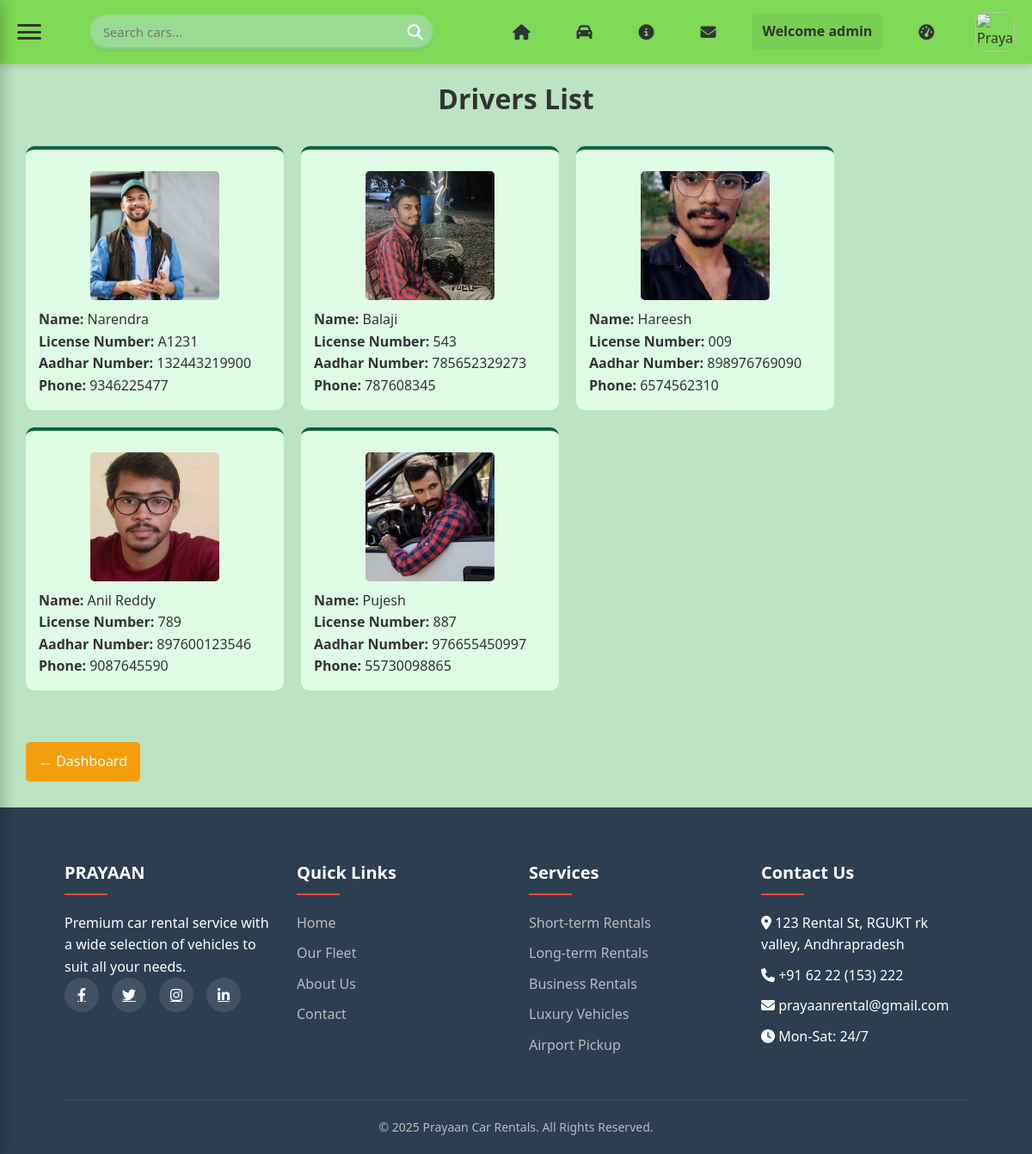
The page /drivers/ (signed in) on the database its author committed.
### app/models.py (models this page shows, shortened)
class Driver(models.Model):
    STATUS_CHOICES = [
        ('AVAILABLE', 'Available'),
        ('ASSIGNED', 'Assigned'),
        ('ON_LEAVE', 'On Leave'),
    ]
    name = models.CharField(max_length=100)
    status = models.CharField(max_length=20, choices=STATUS_CHOICES, default='AVAILABLE')
    image = models.ImageField(upload_to='drivers/', blank=True, null=True)
    license_number = models.CharField(max_length=20, unique=True)
    aadhar_number = models.CharField(max_length=12, unique=True)
    phone = models.CharField(max_length=15)
    email = models.EmailField(blank=True, null=True)
    address = models.TextField(blank=True, null=True)
    experience = models.IntegerField(default=0, help_text="Years of experience")

### app/views.py (the view)
# urls.py: path('drivers/', views.drivers_view, name='drivers'),
@staff_member_required
def drivers_view(request):
    drivers = Driver.objects.all()
    total_drivers = Driver.objects.all().count()
    return render(request, "app/drivers.html", {"drivers": drivers, "total_drivers": total_drivers})

### app/templates/app/drivers.html (shortened to what this page needs)
<div style="background-color: #bce3c2;">
{% extends 'app/base.html' %}
{% block content %}
<h2 style="text-align: center;font-size:32px;margin-top: 15px;">Drivers List</h2>
{% if drivers %}
    <div id="driversContainer" style="margin: 30px;">
        {% for driver in drivers %}
            <div class="driver-card" style="background-color: #dffde4;">
                {% if driver.image %}
                    <img src="{{ driver.image.url }}" width="150" alt="{{ driver.name }}">
                {% else %}
                    <img src="https://via.placeholder.com/150?text=No+Image" width="150" alt="No image">
                {% endif %}
                <div class="driver-details">
                    <p><strong>Name:</strong> {{ driver.name }}</p>
                    <p><strong>License Number:</strong> {{ driver.license_number }}</p>
                    <p><strong>Aadhar Number:</strong> {{ driver.aadhar_number }}</p>
                    <p><strong>Phone:</strong> {{ driver.phone }}</p>
                </div>
            </div>
        {% endfor %}
    </div>
{% else %}
    <p>No drivers available.</p>
{% endif %}
<a href="{% url 'index' %}" class="back-btn" style="margin: 30px;">← Dashboard</a>
</div>
{% endblock %}

### app/templates/app/header.html (shortened to what this page needs)
{% load static %}
<!DOCTYPE html>
<html lang="en">
<head>
  <link rel="stylesheet" href="{% static 'app/css/h_style.css' %}">
  <link rel="stylesheet" href="https://cdnjs.cloudflare.com/ajax/libs/font-awesome/6.4.0/css/all.min.css">
</head>
<body>
  <header>
    <div class="header-container">
      <div id="hamburger" class="hamburger" onclick="toggleSidebar()">
        <div></div>
        <div></div>
        <div></div>
      </div>
      <form action="{% url 'cars' %}" method="get" class="search-form">
        <input type="text" name="q" placeholder="Search cars..." class="search-input">
        <button type="submit" class="search-button">
          <i class="fas fa-search"></i>
        </button>
      </form>
      <nav>
        <ul>
          <li><a href="{% url 'index' %}"><i class="fas fa-home"></i> <span>Home</span></a></li>
          <li><a href="{% url 'cars' %}"><i class="fas fa-car"></i> <span>Cars</span></a></li>
          <li><a href="{% url 'about' %}"><i class="fas fa-info-circle"></i> <span>About</span></a></li>
          <li><a href="#contact"><i class="fas fa-envelope"></i> <span>Contact</span></a></li>
          {% if user.is_authenticated %}
            <li class="user-welcome">Welcome {{ user.username }}</li>
            {% if user.is_superuser %}
            <li><a href="{% url 'admin_dashboard' %}"><i class="fas fa-tachometer-alt"></i> <span>DashBoard</span></a></li>
            {% else %}
            <li><a href="{% url 'booked_cars' %}"><i class="fas fa-bookmark"></i> <span>Booked Cars</span></a></li>
            <li><a href="{% url 'logout' %}"><i class="fas fa-sign-out-alt"></i> <span>Logout</span></a></li>
            {% endif %}
          {% else %}
            <li><a href="{% url 'login' %}"><i class="fas fa-sign-in-alt"></i> <span>Login</span></a></li>
            <li><a href="{% url 'register' %}"><i class="fas fa-user-plus"></i> <span>Register</span></a></li>
          {% endif %}
        </ul>
      </nav>
      <div class="logo-section">
        <img src="https://res.cloudinary.com/dc9ofdtip/image/upload/v1763115275/Untitled_design_2_ljo2is.png" alt="Prayaan Logo" class="logo-img">
      </div>
    </div>
  </header>
</body>
</html>

### app/static/app/css/style.css (style rules this page uses)
:root { --primary: #2c3e50; --secondary: #e74c3c; --light: #ecf0f1; --dark: #34495e; --success: #27ae60; }
* { margin: 0; padding: 0; box-sizing: border-box; font-family: 'Segoe UI', Tahoma, Geneva, Verdana, sans-serif; }
body { background-color: #f9f9f9; color: #333; line-height: 1.6; }
nav ul { display: flex; list-style: none; }
nav ul li { margin-left: 25px; }
nav ul li a { color: white; text-decoration: none; font-weight: 500; transition: color 0.3s; }
.search-form { display: grid; grid-template-columns: repeat(auto-fit, minmax(200px, 1fr)); gap: 15px; }

### app/static/app/css/h_style.css (style rules this page uses)
:root { --primary: #2c3e50; --dark: #34495e; --light: #ecf0f1; --accent: #e74c3c; --text-light: #ffffff; --shadow: 0 4px 6px rgba(0, 0, 0, 0.1); --transition: all 0.3s ease; }
* { margin: 0; padding: 0; box-sizing: border-box; font-family: 'Segoe UI', Tahoma, Geneva, Verdana, sans-serif; }
body { background-color: #f9f9f9; color: #333; line-height: 1.6; overflow-x: hidden; }
header { background: #7ed957; color: #333; padding: 8px 0; box-shadow: var(--shadow); position: sticky; top: 0; z-index: 1000; border-bottom: none; }
.header-container { display: flex; align-items: center; justify-content: space-between; max-width: 1400px; margin: 0 auto; padding: 0 20px; gap: 20px; height: 58px; }
.logo-section { flex-shrink: 0; display: flex; align-items: center; justify-content: center; }
.logo-img { height: 46px; border-radius: 12px; object-fit: contain; }
.hamburger { cursor: pointer; display: flex; flex-direction: column; width: 28px; height: 18px; justify-content: space-between; transition: var(--transition); margin-right: 0; flex-shrink: 0; }
.hamburger div { height: 3px; width: 100%; background-color: #333; border-radius: 10px; transition: var(--transition); }
.search-form { flex: 1; display: flex; align-items: center; position: relative; background: #9adb93; border-radius: 25px; padding: 2px; max-width: 400px; min-width: 200px; margin: 0 20px; }
.search-input { width: 100%; padding: 8px 40px 8px 14px; border: none; border-radius: 25px; outline: none; font-size: 15px; background: #9adb93; transition: var(--transition); box-shadow: 0 2px 5px rgba(0,0,0,0.1); }
.search-button { position: absolute; right: 12px; top: 50%; transform: translateY(-50%); border: none; background: transparent; color:white; cursor: pointer; font-size: 18px; transition: var(--transition); }
nav { flex-shrink: 0; display: flex; }
nav ul { display: flex; list-style: none; gap: 5px; align-items: center; margin: 0; padding: 0; }
nav ul li { flex-shrink: 0; }
nav ul li a { color: #333; text-decoration: none; font-weight: 500; padding: 8px 12px; border-radius: 4px; transition: var(--transition); display: flex; align-items: center; justify-content: center; gap: 5px; white-space: nowrap; }
nav ul li a i { font-size: 18px; }
.user-welcome { color: #333; font-weight: 600; padding: 8px 12px; border-radius: 4px; background: rgba(0, 0, 0, 0.05); }

### app/templates/app/drivers.html (style rules this page uses)
#driversContainer { display: flex; flex-wrap: wrap; gap: 20px; }
.driver-card { border: none; border-top: 4px solid #02643d; border-radius: 10px; padding: 15px; width: 300px; box-shadow: none; transition: transform 0.2s; }
.driver-details { margin-top: 10px; }
.driver-card img { width: 150px; height: 150px; display: block; margin: 10px auto; border-radius: 5px; object-fit: cover; }
.back-btn { margin-top: 20px; padding: 10px 5px; color: white; text-decoration: none; border-radius: 5px; display: inline-block; padding: 10px 15px; background-color: #f59e0b; transition: background-color 0.2s; }

### rows shown on the page
Driver: image (picture), name "Narendra", license_number "A1231", aadhar_number "132443219900", phone "9346225477"
Driver: image (picture), name "Balaji", license_number "543", aadhar_number "785652329273", phone "787608345"
Driver: image (picture), name "Hareesh", license_number "009", aadhar_number "898976769090", phone "6574562310"
Driver: image (picture), name "Anil Reddy", license_number "789", aadhar_number "897600123546", phone "9087645590"
Driver: image (picture), name "Pujesh", license_number "887", aadhar_number "976655450997", phone "55730098865"

### other values the page prints
{{ user.username }} "admin"
